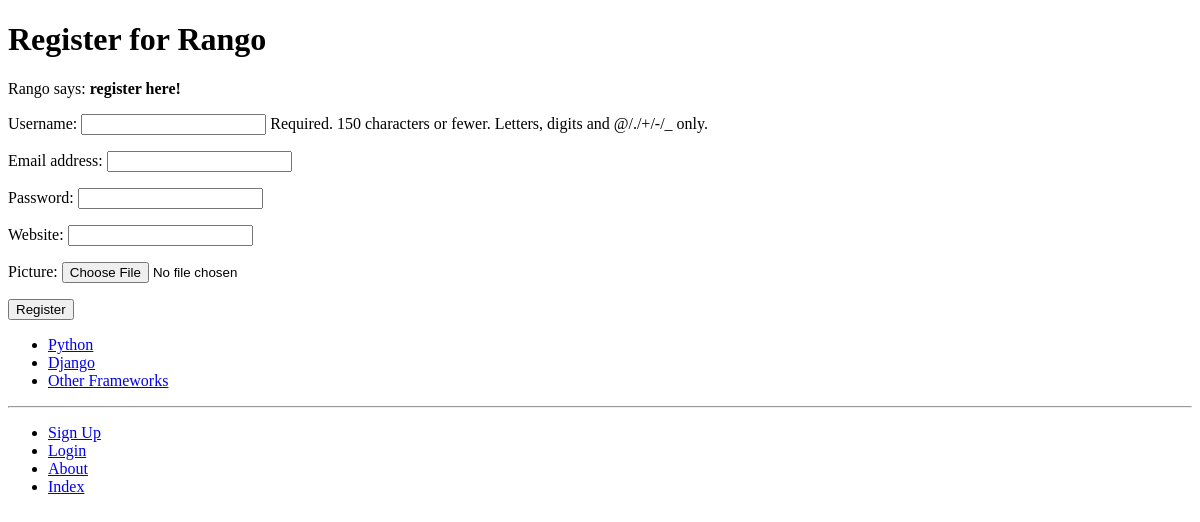
/rango/register/, run on an earlier commit of the app's database.
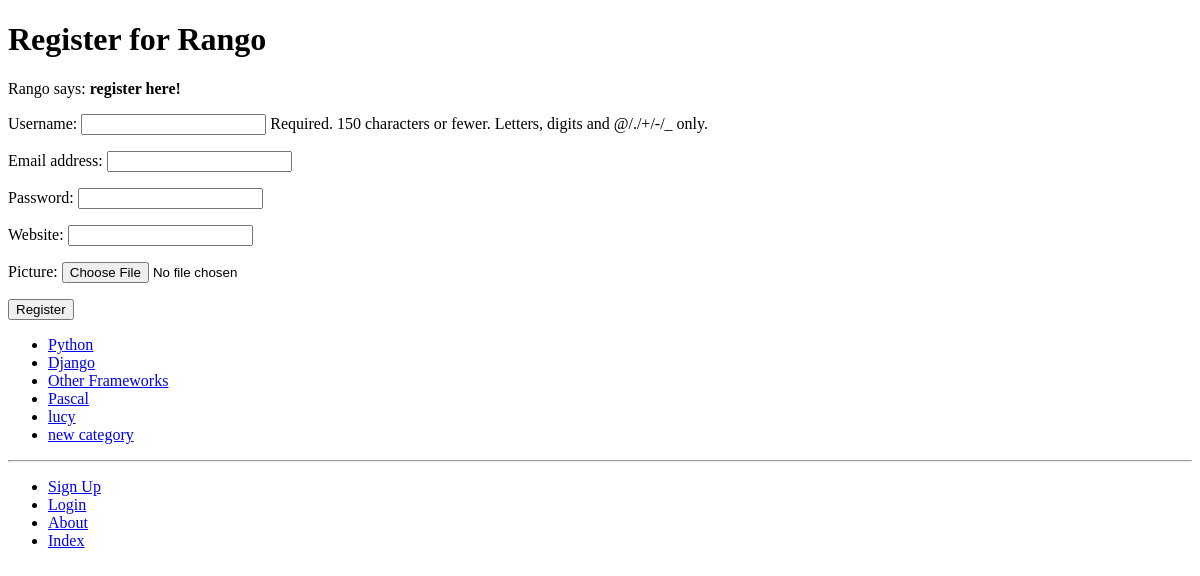
And on a later commit of the database.
### rango/models.py (models this page shows, shortened)
class Category(models.Model):
    NAME_MAX_LENGTH = 128
    name = models.CharField(max_length=128,unique=True)
    views = models.IntegerField(default=0)
    likes =models.IntegerField(default=0)
    slug = models.SlugField(unique=True)
    class Meta:
        verbose_name_plural = 'Categories'

### rango/views.py (the view)
# urls.py: path('register/', views.register, name='register'),
def register(request):
    registered = False
    if request.method == 'POST':
        user_form = UserForm(request.POST)
        profile_form = UserProfileForm(request.POST)
        if user_form.is_valid() and profile_form.is_valid():
            user =user_form.save()
            user.set_password(user.password)
            user.save()
            profile = profile_form.save(commit=False)
            profile.user =user
            registered = True
            if 'picture' in request.FILES:
                profile.picture = request.FILES['picture']
                profile.save()
        else:
            print(user_form.errors, profile_form.errors)
    else:
        user_form = UserForm()
        profile_form = UserProfileForm()
    return render(request,'rango/register.html',context={'user_form':user_form,'profile_form': profile_form,
                             'registered': registered})

### rango/forms.py
class UserForm(forms.ModelForm):
    password = forms.CharField(widget=forms.PasswordInput())
    class Meta:
        model = User
        fields = ('username', 'email', 'password',)

class UserProfileForm(forms.ModelForm):
    class Meta:
        model = UserProfile
        fields = ('website', 'picture',)

### rango/templatetags/rango_template_tags.py (called while the page is built)
@register.inclusion_tag('rango/categories.html')
def get_category_list(current_category=None):
    return {'categories': Category.objects.all(),
            'current_category':current_category}

### templates/rango/register.html (shortened to what this page needs)
{% extends 'rango/base.html' %}
{% load staticfiles %}
{% block body_block %}
<h1>Register for Rango</h1>
{% if registered %}
    Rango says: <strong>thank you for registering!</strong>
    <a href="{% url 'rango:index' %}">Return to the homepage.</a><br />
{% else %}
    Rango says: <strong>register here!</strong><br />
<form id="user_form" method="post" action="{% url 'rango:register' %}" enctype="multipart/form-data">
    {{ user_form.as_p }}
    {{ profile_form.as_p }}
    <input type="submit" name="submit" value="Register" />
</form>
{% endif %}
{% endblock %}

### templates/rango/categories.html
<ul>
{% if categories %}
    {% for c in categories %}
        {% if c == current_category %}
        <li><strong><a href="{% url 'rango:show_category' c.slug %}">{{ c.name }}</a></strong></li>
        {% else %}
        <li><a href="{% url 'rango:show_category' c.slug %}">{{ c.name }}</a></li>
        {% endif %}
    {% endfor %}
{% else %}
    <li><strong>There are no categories present.</strong></li>
{% endif %}
</ul>

What changed in the data, as far as the page shows it:
added Category: name "Pascal"
added Category: name "lucy"
added Category: name "new category"
